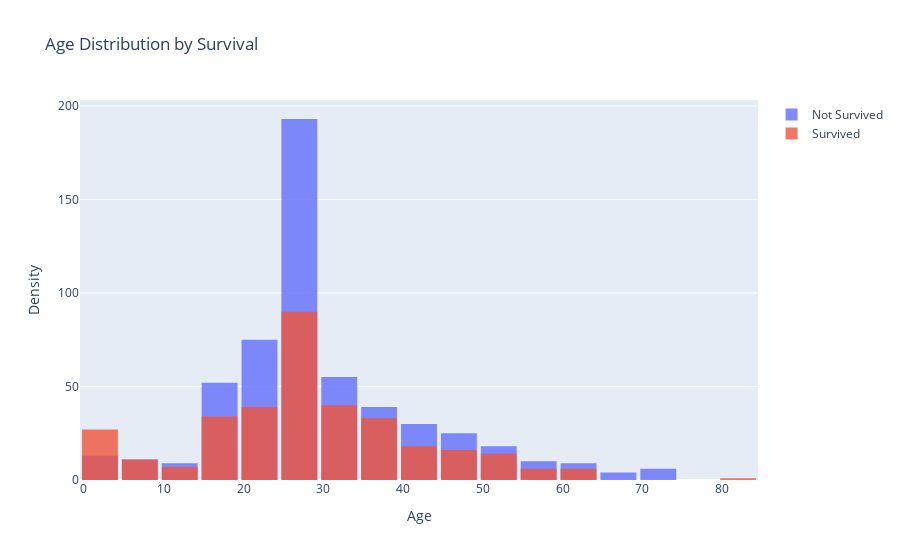

This figure's notebook cell:
### Code cell
import plotly.express as px
import plotly.graph_objects as go


fig = go.Figure()

fig.add_trace(go.Histogram(x=titanic[titanic['Survived']==0]['Age'], name='Not Survived', opacity=0.8))
fig.add_trace(go.Histogram(x=titanic[titanic['Survived']==1]['Age'], name='Survived', opacity=0.8))

fig.update_layout(
    title='Age Distribution by Survival',
    xaxis_title='Age',
    yaxis_title='Density',
    barmode='overlay',  
    bargap=0.1, 
)

fig.show()

### Figure 1 — Plotly figure (JSON) as saved in the notebook; plotly's stock layout.template omitted (floating-point values rounded to 4 significant figures; data arrays with more than 128 entries replaced by an {"elided": "..."} marker saying what was removed)
{"data": [{"name": "Not Survived", "opacity": 0.8, "type": "histogram", "x": {"elided": "549 int values"}}, {"name": "Survived", "opacity": 0.8, "type": "histogram", "x": {"elided": "342 int values"}}], "layout": {"autosize": true, "bargap": 0.1, "barmode": "overlay", "title": {"text": "Age Distribution by Survival"}, "xaxis": {"autorange": true, "range": [-0.5, 84.5], "title": {"text": "Age"}, "type": "linear"}, "yaxis": {"autorange": true, "range": [0, 203.2], "title": {"text": "Density"}}}}
